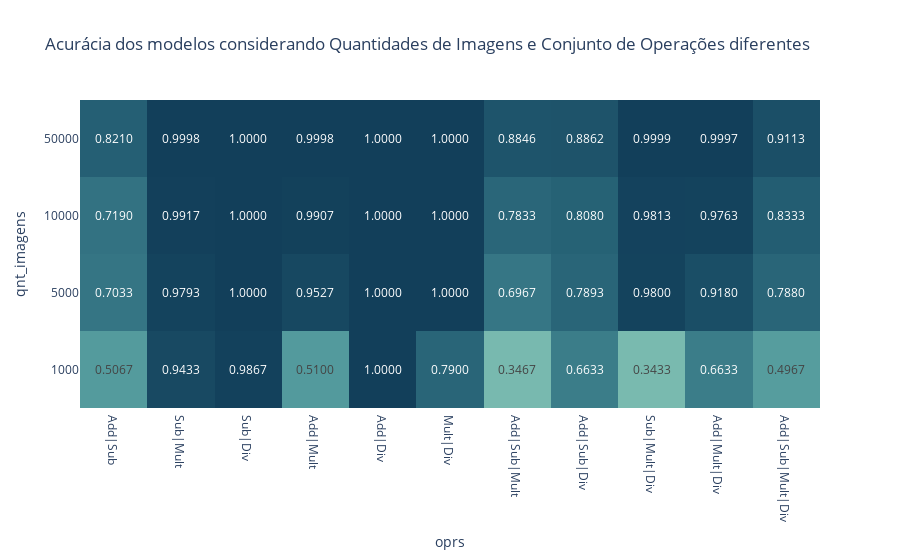

Write notebook code for a chart like this one.
### Code cell
fig = px.density_heatmap(results.loc[results["qnt_imagens"]<=50000],
                         x="oprs",
                         y="qnt_imagens",
                         z="test_accuracy",
                         text_auto='.4f',
                         range_color=[0,1],
                         color_continuous_scale="darkmint",
                         title="Acurácia dos modelos considerando Quantidades de Imagens e Conjunto de Operações diferentes")

fig.update_layout(
    xaxis = dict(
        tickmode = 'array',
        tickvals = results['oprs'],
    )
)

fig.update(layout_coloraxis_showscale=False)
fig.update_xaxes(type='category')
fig.update_yaxes(type='category')
fig.show()

### Figure 1 — Plotly figure (JSON) as saved in the notebook; plotly's stock layout.template omitted (floating-point values rounded to 4 significant figures)
{"data": [{"coloraxis": "coloraxis", "histfunc": "sum", "hovertemplate": "oprs=%{x}<br>qnt_imagens=%{y}<br>sum of test_accuracy=%{z}<extra></extra>", "name": "", "texttemplate": "%{z:.4f}", "type": "histogram2d", "x": ["Add|Sub", "Sub|Mult", "Sub|Div", "Add|Mult", "Add|Div", "Mult|Div", "Add|Sub|Mult", "Add|Sub|Div", "Sub|Mult|Div", "Add|Mult|Div", "Add|Sub|Mult|Div", "Add|Sub", "Sub|Mult", "Sub|Div", "Add|Mult", "Add|Div", "Mult|Div", "Add|Sub|Mult", "Add|Sub|Div", "Sub|Mult|Div", "Add|Mult|Div", "Add|Sub|Mult|Div", "Add|Sub", "Sub|Mult", "Sub|Div", "Add|Mult", "Add|Div", "Mult|Div", "Add|Sub|Mult", "Add|Sub|Div", "Sub|Mult|Div", "Add|Mult|Div", "Add|Sub|Mult|Div", "Add|Sub", "Sub|Mult", "Sub|Div", "Add|Mult", "Add|Div", "Mult|Div", "Add|Sub|Mult", "Add|Sub|Div", "Sub|Mult|Div", "Add|Mult|Div", "Add|Sub|Mult|Div"], "xaxis": "x", "xbingroup": "x", "y": [1000, 1000, 1000, 1000, 1000, 1000, 1000, 1000, 1000, 1000, 1000, 5000, 5000, 5000, 5000, 5000, 5000, 5000, 5000, 5000, 5000, 5000, 10000, 10000, 10000, 10000, 10000, 10000, 10000, 10000, 10000, 10000, 10000, 50000, 50000, 50000, 50000, 50000, 50000, 50000, 50000, 50000, 50000, 50000], "yaxis": "y", "ybingroup": "y", "z": [0.5067, 0.9433, 0.9867, 0.51, 1, 0.79, 0.3467, 0.6633, 0.3433, 0.6633, 0.4967, 0.7033, 0.9793, 1, 0.9527, 1, 1, 0.6967, 0.7893, 0.98, 0.918, 0.788, 0.719, 0.9917, 1, 0.9907, 1, 1, 0.7833, 0.808, 0.9813, 0.9763, 0.8333, 0.821, 0.9998, 1, 0.9998, 1, 1, 0.8846, 0.8862, 0.9999, 0.9997, 0.9113]}], "layout": {"coloraxis": {"cmax": 1, "cmin": 0, "colorbar": {"title": {"text": "sum of test_accuracy"}}, "colorscale": [[0, "rgb(210, 251, 212)"], [0.1667, "rgb(165, 219, 194)"], [0.3333, "rgb(123, 188, 176)"], [0.5, "rgb(85, 156, 158)"], [0.6667, "rgb(58, 124, 137)"], [0.8333, "rgb(35, 93, 114)"], [1, "rgb(18, 63, 90)"]], "showscale": false}, "legend": {"tracegroupgap": 0}, "title": {"text": "Acurácia dos modelos considerando Quantidades de Imagens e Conjunto de Operações diferentes"}, "xaxis": {"anchor": "y", "domain": [0, 1], "tickmode": "array", "tickvals": ["Add|Sub", "Sub|Mult", "Sub|Div", "Add|Mult", "Add|Div", "Mult|Div", "Add|Sub|Mult", "Add|Sub|Div", "Sub|Mult|Div", "Add|Mult|Div", "Add|Sub|Mult|Div", "Add|Sub", "Sub|Mult", "Sub|Div", "Add|Mult", "Add|Div", "Mult|Div", "Add|Sub|Mult", "Add|Sub|Div", "Sub|Mult|Div", "Add|Mult|Div", "Add|Sub|Mult|Div", "Add|Sub", "Sub|Mult", "Sub|Div", "Add|Mult", "Add|Div", "Mult|Div", "Add|Sub|Mult", "Add|Sub|Div", "Sub|Mult|Div", "Add|Mult|Div", "Add|Sub|Mult|Div", "Add|Sub", "Sub|Mult", "Sub|Div", "Add|Mult", "Add|Div", "Mult|Div", "Add|Sub|Mult", "Add|Sub|Div", "Sub|Mult|Div", "Add|Mult|Div", "Add|Sub|Mult|Div", "Add|Sub", "Sub|Mult", "Sub|Div", "Add|Mult", "Add|Div", "Mult|Div", "Add|Sub|Mult", "Add|Sub|Div", "Sub|Mult|Div", "Add|Mult|Div", "Add|Sub|Mult|Div"], "title": {"text": "oprs"}, "type": "category"}, "yaxis": {"anchor": "x", "domain": [0, 1], "title": {"text": "qnt_imagens"}, "type": "category"}}}
